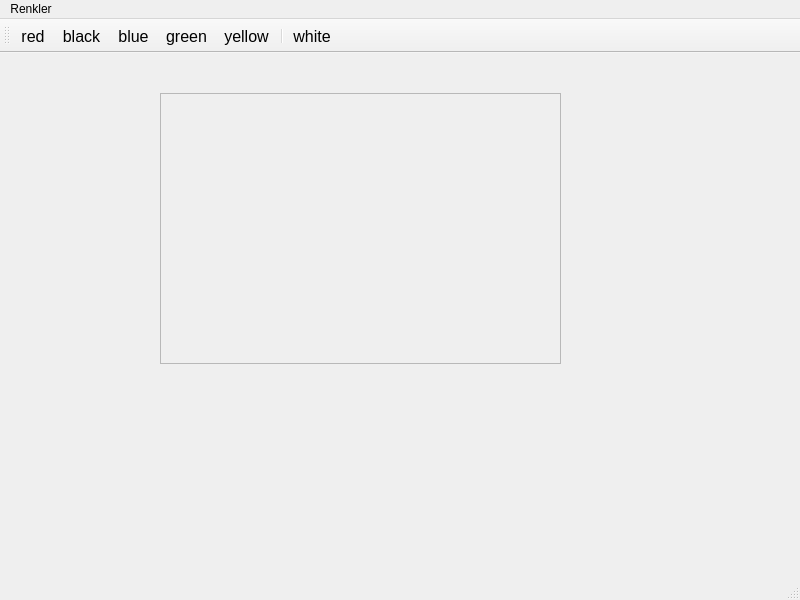
<?xml version="1.0" encoding="UTF-8"?>
<ui version="4.0">
 <class>MainWindow</class>
 <widget class="QMainWindow" name="MainWindow">
  <property name="geometry">
   <rect>
    <x>0</x>
    <y>0</y>
    <width>800</width>
    <height>600</height>
   </rect>
  </property>
  <property name="windowTitle">
   <string>MainWindow</string>
  </property>
  <property name="iconSize">
   <size>
    <width>50</width>
    <height>50</height>
   </size>
  </property>
  <widget class="QWidget" name="centralwidget">
   <widget class="QFrame" name="frame">
    <property name="geometry">
     <rect>
      <x>160</x>
      <y>40</y>
      <width>401</width>
      <height>271</height>
     </rect>
    </property>
    <property name="styleSheet">
     <string notr="true">border-image: url(:/icons/bir.jpg);</string>
    </property>
    <property name="frameShape">
     <enum>QFrame::StyledPanel</enum>
    </property>
    <property name="frameShadow">
     <enum>QFrame::Raised</enum>
    </property>
   </widget>
  </widget>
  <widget class="QMenuBar" name="menubar">
   <property name="geometry">
    <rect>
     <x>0</x>
     <y>0</y>
     <width>800</width>
     <height>26</height>
    </rect>
   </property>
   <widget class="QMenu" name="menu_renkler">
    <property name="title">
     <string>Renkler</string>
    </property>
    <addaction name="action_siyah_menu"/>
    <addaction name="action_sari_menu"/>
    <addaction name="action_beyaz_menu"/>
   </widget>
   <addaction name="menu_renkler"/>
  </widget>
  <widget class="QStatusBar" name="statusbar">
   <property name="font">
    <font>
     <pointsize>12</pointsize>
    </font>
   </property>
  </widget>
  <widget class="QToolBar" name="toolBar">
   <property name="font">
    <font>
     <pointsize>12</pointsize>
    </font>
   </property>
   <property name="windowTitle">
    <string>toolBar</string>
   </property>
   <property name="allowedAreas">
    <set>Qt::TopToolBarArea</set>
   </property>
   <property name="toolButtonStyle">
    <enum>Qt::ToolButtonTextUnderIcon</enum>
   </property>
   <property name="floatable">
    <bool>true</bool>
   </property>
   <attribute name="toolBarArea">
    <enum>TopToolBarArea</enum>
   </attribute>
   <attribute name="toolBarBreak">
    <bool>true</bool>
   </attribute>
   <addaction name="action_red"/>
   <addaction name="action_black"/>
   <addaction name="action_blue"/>
   <addaction name="action_green"/>
   <addaction name="action_yellow"/>
   <addaction name="separator"/>
   <addaction name="action_white"/>
  </widget>
  <action name="action_red">
   <property name="icon">
    <iconset resource="icons/red.qrc">
     <normaloff>:/icons/red.ico</normaloff>:/icons/red.ico</iconset>
   </property>
   <property name="text">
    <string>red</string>
   </property>
   <property name="toolTip">
    <string>kırmızı</string>
   </property>
   <property name="shortcut">
    <string>Shift+R</string>
   </property>
  </action>
  <action name="action_yellow">
   <property name="icon">
    <iconset resource="icons/yellow.qrc">
     <normaloff>:/icons/yellow.ico</normaloff>:/icons/yellow.ico</iconset>
   </property>
   <property name="text">
    <string>yellow</string>
   </property>
   <property name="toolTip">
    <string>sarı</string>
   </property>
   <property name="shortcut">
    <string>Shift+Y</string>
   </property>
  </action>
  <action name="action_green">
   <property name="icon">
    <iconset resource="icons/green.qrc">
     <normaloff>:/icons/green.ico</normaloff>:/icons/green.ico</iconset>
   </property>
   <property name="text">
    <string>green</string>
   </property>
   <property name="toolTip">
    <string>yeşil</string>
   </property>
   <property name="shortcut">
    <string>Shift+G</string>
   </property>
  </action>
  <action name="action_blue">
   <property name="icon">
    <iconset resource="icons/blue.qrc">
     <normaloff>:/icons/blue.ico</normaloff>:/icons/blue.ico</iconset>
   </property>
   <property name="text">
    <string>blue</string>
   </property>
   <property name="toolTip">
    <string>mavi</string>
   </property>
   <property name="shortcut">
    <string>Shift+B</string>
   </property>
  </action>
  <action name="action_black">
   <property name="icon">
    <iconset resource="icons/black.qrc">
     <normaloff>:/icons/black.ico</normaloff>:/icons/black.ico</iconset>
   </property>
   <property name="text">
    <string>black</string>
   </property>
   <property name="toolTip">
    <string>siyah</string>
   </property>
   <property name="shortcut">
    <string>Alt+Shift+B</string>
   </property>
  </action>
  <action name="action_white">
   <property name="checkable">
    <bool>true</bool>
   </property>
   <property name="icon">
    <iconset resource="icons/white.qrc">
     <normaloff>:/icons/white.ico</normaloff>:/icons/white.ico</iconset>
   </property>
   <property name="text">
    <string>white</string>
   </property>
   <property name="toolTip">
    <string>siyah</string>
   </property>
   <property name="shortcut">
    <string>Shift+W</string>
   </property>
  </action>
  <action name="action_siyah_menu">
   <property name="icon">
    <iconset resource="icons/black.qrc">
     <normaloff>:/icons/black.ico</normaloff>:/icons/black.ico</iconset>
   </property>
   <property name="text">
    <string>siyah</string>
   </property>
   <property name="shortcut">
    <string>Alt+Shift+B</string>
   </property>
  </action>
  <action name="action_sari_menu">
   <property name="icon">
    <iconset resource="icons/yellow.qrc">
     <normaloff>:/icons/yellow.ico</normaloff>:/icons/yellow.ico</iconset>
   </property>
   <property name="text">
    <string>sarı</string>
   </property>
   <property name="shortcut">
    <string>Shift+Y</string>
   </property>
  </action>
  <action name="action_beyaz_menu">
   <property name="checkable">
    <bool>true</bool>
   </property>
   <property name="icon">
    <iconset resource="icons/white.qrc">
     <normaloff>:/icons/white.ico</normaloff>:/icons/white.ico</iconset>
   </property>
   <property name="text">
    <string>beyaz</string>
   </property>
   <property name="shortcut">
    <string>Shift+B</string>
   </property>
  </action>
 </widget>
 <resources>
  <include location="icons/bir.qrc"/>
  <include location="icons/yellow.qrc"/>
  <include location="icons/white.qrc"/>
  <include location="icons/red.qrc"/>
  <include location="icons/green.qrc"/>
  <include location="icons/blue.qrc"/>
  <include location="icons/black.qrc"/>
 </resources>
 <connections/>
</ui>
